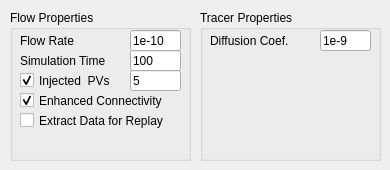
        <widget class="QWidget" name="tab_14">
         <attribute name="title">
          <string>USS</string>
         </attribute>
         <widget class="QGroupBox" name="groupBox_10">
          <property name="geometry">
           <rect>
            <x>10</x>
            <y>10</y>
            <width>181</width>
            <height>151</height>
           </rect>
          </property>
          <property name="title">
           <string>Flow Properties</string>
          </property>
          <property name="flat">
           <bool>true</bool>
          </property>
          <widget class="QLineEdit" name="twoPhaseFlowRateLineEdit">
           <property name="geometry">
            <rect>
             <x>120</x>
             <y>20</y>
             <width>51</width>
             <height>21</height>
            </rect>
           </property>
           <property name="toolTip">
            <string>m^3/s</string>
           </property>
           <property name="text">
            <string>1e-10</string>
           </property>
          </widget>
          <widget class="QLabel" name="label_73">
           <property name="geometry">
            <rect>
             <x>10</x>
             <y>20</y>
             <width>111</width>
             <height>21</height>
            </rect>
           </property>
           <property name="text">
            <string>Flow Rate</string>
           </property>
          </widget>
          <widget class="QLineEdit" name="twoPhaseSimulationTimeLineEdit">
           <property name="geometry">
            <rect>
             <x>120</x>
             <y>40</y>
             <width>51</width>
             <height>21</height>
            </rect>
           </property>
           <property name="toolTip">
            <string>seconds</string>
           </property>
           <property name="text">
            <string>100</string>
           </property>
          </widget>
          <widget class="QLabel" name="label_80">
           <property name="geometry">
            <rect>
             <x>10</x>
             <y>40</y>
             <width>111</width>
             <height>21</height>
            </rect>
           </property>
           <property name="text">
            <string>Simulation Time</string>
           </property>
          </widget>
          <widget class="QCheckBox" name="overrideByInjectedPVs">
           <property name="geometry">
            <rect>
             <x>10</x>
             <y>60</y>
             <width>111</width>
             <height>21</height>
            </rect>
           </property>
           <property name="text">
            <string>Injected  PVs</string>
           </property>
           <property name="checked">
            <bool>true</bool>
           </property>
          </widget>
          <widget class="QLineEdit" name="injectedPVs">
           <property name="geometry">
            <rect>
             <x>120</x>
             <y>60</y>
             <width>51</width>
             <height>21</height>
            </rect>
           </property>
           <property name="text">
            <string>5</string>
           </property>
          </widget>
          <widget class="QCheckBox" name="enhancedWaterConnectivity">
           <property name="geometry">
            <rect>
             <x>10</x>
             <y>80</y>
             <width>161</width>
             <height>21</height>
            </rect>
           </property>
           <property name="toolTip">
            <string>Allows OW throats trapped between two water filled pores to slowly drain over time</string>
           </property>
           <property name="text">
            <string>Enhanced Connectivity</string>
           </property>
           <property name="checked">
            <bool>true</bool>
           </property>
          </widget>
          <widget class="QCheckBox" name="extractDataCheckBox">
           <property name="geometry">
            <rect>
             <x>10</x>
             <y>100</y>
             <width>161</width>
             <height>21</height>
            </rect>
           </property>
           <property name="text">
            <string>Extract Data for Replay</string>
           </property>
          </widget>
         </widget>
         <widget class="QGroupBox" name="groupBox_11">
          <property name="geometry">
           <rect>
            <x>200</x>
            <y>10</y>
            <width>181</width>
            <height>151</height>
           </rect>
          </property>
          <property name="title">
           <string>Tracer Properties</string>
          </property>
          <property name="flat">
           <bool>true</bool>
          </property>
          <widget class="QLineEdit" name="twoPhaseDiffCoef">
           <property name="geometry">
            <rect>
             <x>120</x>
             <y>20</y>
             <width>51</width>
             <height>21</height>
            </rect>
           </property>
           <property name="toolTip">
            <string>m^2/s</string>
           </property>
           <property name="text">
            <string>1e-9</string>
           </property>
          </widget>
          <widget class="QLabel" name="label_74">
           <property name="geometry">
            <rect>
             <x>10</x>
             <y>20</y>
             <width>111</width>
             <height>21</height>
            </rect>
           </property>
           <property name="text">
            <string>Diffusion Coef.</string>
           </property>
          </widget>
         </widget>
        </widget>
